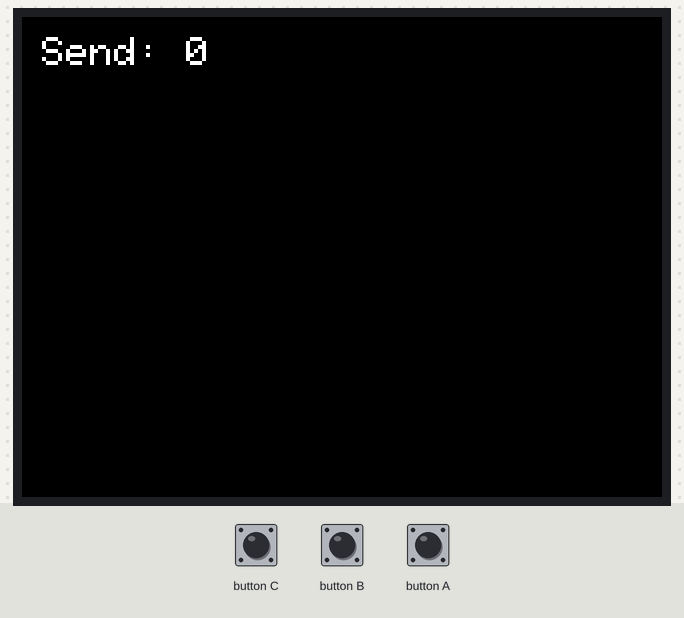
The sketch below on a simulated ESP32. Parts: 320×240 colour display. Nothing arrives over Bluetooth unless stated; a phone connects over Bluetooth LE 3 s after start.

Above: at 0.3 s.
At 7.8 s:
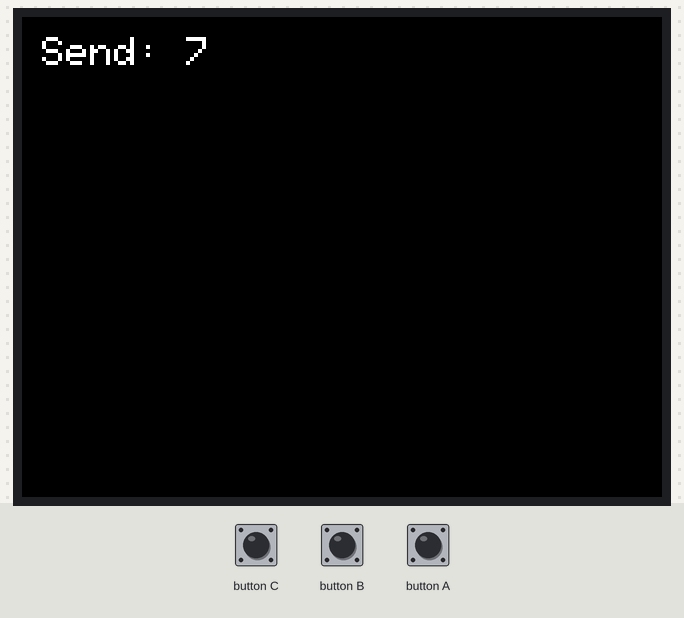
At 14.3 s:
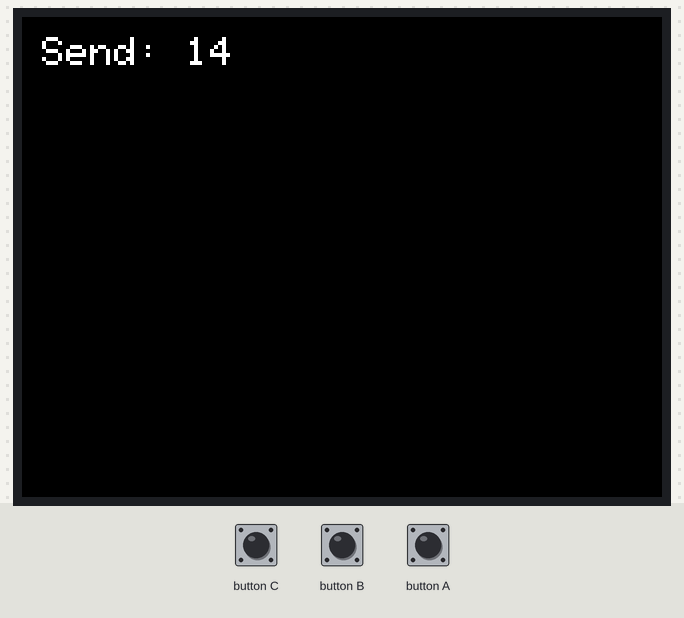
At 18.6 s:
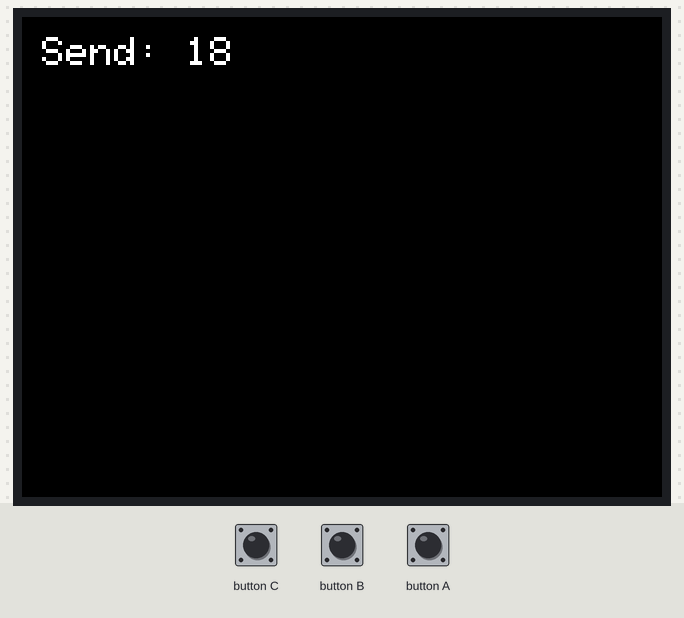
At 29.4 s:
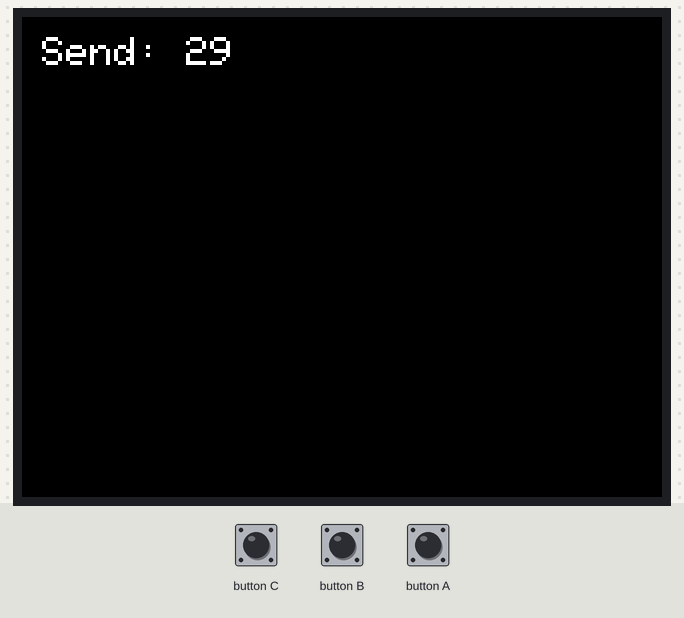
At 38.1 s:
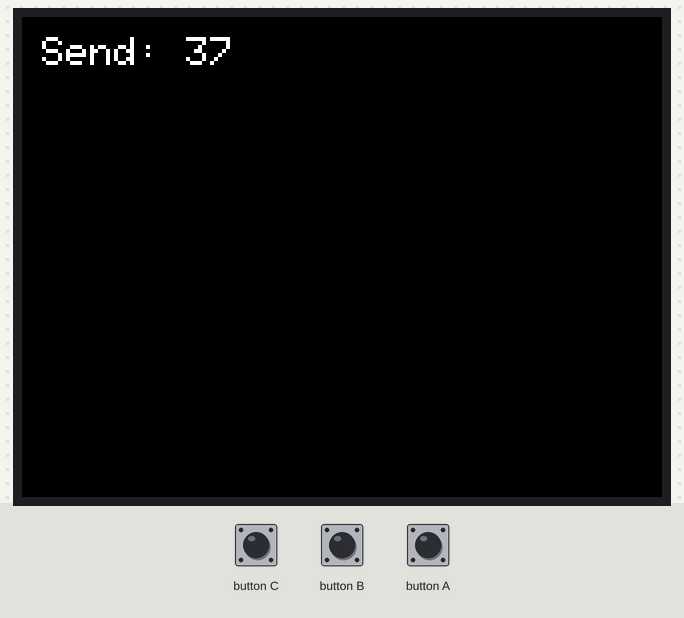

The sketch:

m5stack_ble_peripheral.ino
```cpp
// 第11回: M5Stack を BLE ペリフェラル化
// 必要ライブラリ: "NimBLE-Arduino"
//   Arduino IDE → ツール → ライブラリを管理 → "NimBLE" で検索
// 動作:
//   - "M5-Sensor" という名前でアドバタイズ
//   - 1 秒ごとに経過秒数 (= millis()/1000) を Notify で送信
//   - 受信側: ../web_bluetooth_receiver/ もしくは nRF Connect アプリで確認

#include <M5Unified.h>
#include <NimBLEDevice.h>

#define SERVICE_UUID "12345678-1234-5678-1234-56789abcdef0"
#define CHAR_UUID    "12345678-1234-5678-1234-56789abcdef1"

NimBLECharacteristic* pChar;

void setup() {
  M5.begin();
  M5.Display.setTextSize(2);

  NimBLEDevice::init("M5-Sensor");
  auto pServer  = NimBLEDevice::createServer();
  auto pService = pServer->createService(SERVICE_UUID);
  pChar = pService->createCharacteristic(
    CHAR_UUID,
    NIMBLE_PROPERTY::READ | NIMBLE_PROPERTY::NOTIFY
  );
  pService->start();
  NimBLEDevice::getAdvertising()->addServiceUUID(SERVICE_UUID);
  NimBLEDevice::getAdvertising()->start();

  M5.Display.println("BLE Ready");
  M5.Display.println("Name: M5-Sensor");
}

void loop() {
  M5.update();

  uint32_t value = millis() / 1000;
  String str = String(value);

  pChar->setValue(str.c_str());
  pChar->notify();

  M5.Display.fillScreen(TFT_BLACK);
  M5.Display.setCursor(10, 10);
  M5.Display.printf("Send: %s", str.c_str());

  delay(1000);
}
```

Measured:
- what the display in image 2 shows lasts 1.1 s, from 14.3 s to 15.4 s
